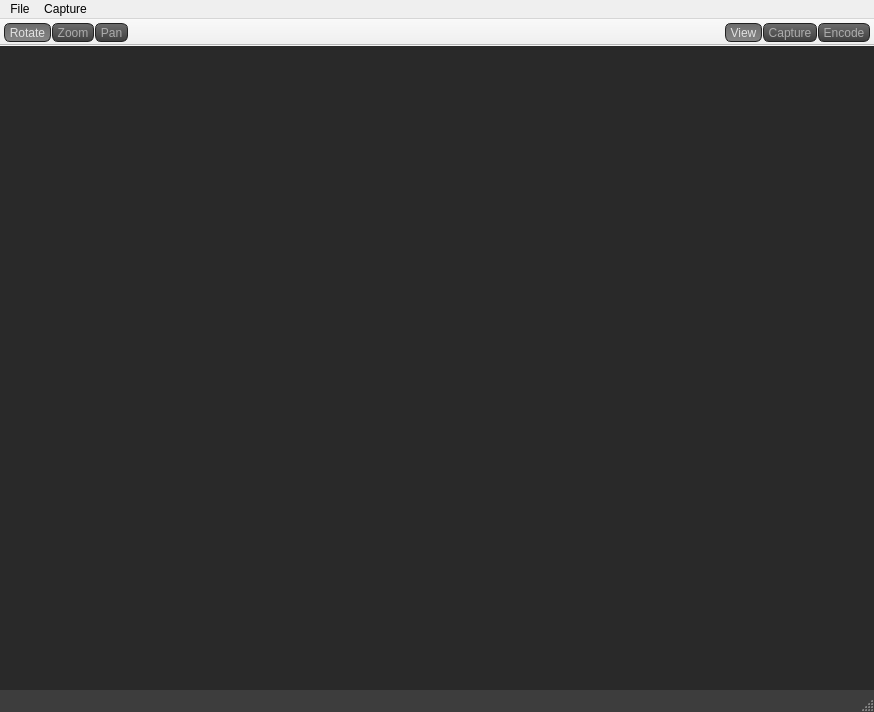
<?xml version="1.0" encoding="UTF-8"?>
<ui version="4.0">
 <class>MainWindow</class>
 <widget class="QMainWindow" name="MainWindow">
  <property name="geometry">
   <rect>
    <x>0</x>
    <y>0</y>
    <width>874</width>
    <height>712</height>
   </rect>
  </property>
  <property name="maximumSize">
   <size>
    <width>10000</width>
    <height>10000</height>
   </size>
  </property>
  <property name="windowTitle">
   <string>MainWindow</string>
  </property>
  <property name="styleSheet">
   <string notr="true">#MainWindow {
	background:rgb(41, 41, 41);
	color:rgb(172,172,172);
}

QStatusBar{
	background:rgb(61, 61, 61);
	color:rgb(172,172,172);
}

QTextEdit, QListView, QLineEdit{
	background:rgb(61, 61, 61);
	color:rgb(172,172,172);
	border-width: 1px;
	border-color: rgb(33, 33, 33);	
	border-style: solid;
	border-radius: 5px;
	padding: 5px;
}

QLabel{
	color:rgb(172,172,172);
}

QPushButton{
	color:rgb(172,172,172);
	background:qlineargradient(spread:pad, x1:1, y1:1, x2:1, y2:0, stop:0 rgba(63, 63, 63, 255), stop:1 rgba(108, 108, 108, 255));
	border-width: 1px;
	border-color: rgb(33, 33, 33);	
	border-style: solid;
	border-radius: 5px;
	padding: 5px;
}

QGroupBox{
	color:rgb(172,172,172);
	border-width: 1px;
	border-color: rgb(60, 60, 60);
}

QAbstractSpinBox{
	color:rgb(172,172,172);
	background:rgb(61, 61, 61);
	border-width: 1px;
	border-color: rgb(33, 33, 33);	
	border-style: solid;
     border-radius: 3px;
	padding: 5px;
}

/* QCombobox Styles*/
QComboBox {
	color:rgb(172,172,172);
    border-style: solid;
	border-width: 1px;
	border-color: rgb(33, 33, 33);	
    border-radius: 5px;
    padding: 1px 18px 1px 3px;
 }

 QComboBox:editable {
	/* Change the background possibly */
 }

 QComboBox:!editable, QComboBox::drop-down:editable {
	background:qlineargradient(spread:pad, x1:1, y1:1, x2:1, y2:0, stop:0 rgba(63, 63, 63, 255), stop:1 rgba(108, 108, 108, 255));
 }

 /* QComboBox gets the &quot;on&quot; state when the popup is open */
 QComboBox:!editable:on, QComboBox::drop-down:editable:on {
	background:qlineargradient(spread:pad, x1:1, y1:1, x2:1, y2:0, stop:0 rgba(63, 63, 63, 255), stop:1 rgba(108, 108, 108, 255));
 }

 QComboBox:on { /* shift the text when the popup opens */
     padding-top: 3px;
     padding-left: 4px;
 }

 QComboBox::drop-down {
     subcontrol-origin: padding;
     subcontrol-position: top right;
     width: 15px;

     border-left-width: 1px;
     border-left-color: darkgray;
     border-left-style: solid; /* just a single line */
     border-top-right-radius: 5px; /* same radius as the QComboBox */
     border-bottom-right-radius: 5px;
 }

 QComboBox::down-arrow:on { /* shift the arrow when popup is open */
     top: 1px;
     left: 1px;
 }

 QComboBox QAbstractItemView {
	color:rgb(172,172,172);
    border-width:1px;
	border-style: solid;
	border-color: rgb(33, 33, 33);	
	background: rgba(48, 48, 48, 255);
    selection-background-color:  rgba(69, 69, 69, 255);
 }


/* QGroupBox styles */
 QGroupBox {
     border-width: 1px;
     border-style: solid;
	border-color: rgb(33, 33, 33);	
     border-radius: 3px;
     margin-top: 1ex; /* leave space at the top for the title */
 }

 QGroupBox::title {
	subcontrol-position: top left;
     subcontrol-origin: margin;
	padding:2 20px;
 }

/* QToolBar styles */
 QToolButton { /* all types of tool button */
	color:rgb(172,172,172);
     border-width: 1px;
     border-style: solid;
	border-color: rgb(33, 33, 33);	
     border-radius: 6px;
	background:qlineargradient(spread:pad, x1:1, y1:1, x2:1, y2:0, stop:0 rgba(63, 63, 63, 255), stop:1 rgba(108, 108, 108, 255));
 }

QToolButton:last
{
     border-left-width: 4px;
     border-left-style: solid; /* just a single line */
     border-top-right-radius: 5px; /* same radius as the QComboBox */
     border-bottom-right-radius: 5px;
}

 QToolButton:on {
	color:rgb(226,226,226);
	background:qlineargradient(spread:pad, x1:1, y1:1, x2:1, y2:0, stop:0 rgba(134, 134, 134, 255), stop:1 rgba(108, 108, 108, 255));
 }

 QToolButton::menu-arrow {
     image: url(downarrow.png);
 }

 QToolButton::menu-arrow:open {
     top: 1px; left: 1px; /* shift it a bit */
 }

/* QCheckBox*/
 QCheckBox {
	color:rgb(172,172,172);
    spacing: 5px;
 }

 QCheckBox::indicator {
     width: 13px;
     height: 13px;
 }

/* QProgressBar */
 QProgressBar {
	color:rgb(172,172,172);
    border-width:1px;
	border-style: solid;
	border-color: rgb(33, 33, 33);	
	background:rgb(41, 41, 41);
	border-radius: 5px;
    text-align: center;
 }

 QProgressBar::chunk {
	background:rgb(61, 61, 61);
     width: 20px;
 }</string>
  </property>
  <widget class="QWidget" name="MainWidget">
   <property name="sizePolicy">
    <sizepolicy hsizetype="Expanding" vsizetype="Expanding">
     <horstretch>0</horstretch>
     <verstretch>0</verstretch>
    </sizepolicy>
   </property>
   <property name="minimumSize">
    <size>
     <width>535</width>
     <height>530</height>
    </size>
   </property>
   <property name="windowTitle">
    <string>Holoprojector</string>
   </property>
   <layout class="QHBoxLayout" name="horizontalLayout_2">
    <item>
     <widget class="QStackedWidget" name="mainView">
      <property name="sizePolicy">
       <sizepolicy hsizetype="Expanding" vsizetype="Expanding">
        <horstretch>0</horstretch>
        <verstretch>0</verstretch>
       </sizepolicy>
      </property>
      <property name="currentIndex">
       <number>0</number>
      </property>
      <widget class="ViewController" name="viewController">
       <property name="sizePolicy">
        <sizepolicy hsizetype="Expanding" vsizetype="Expanding">
         <horstretch>0</horstretch>
         <verstretch>0</verstretch>
        </sizepolicy>
       </property>
      </widget>
      <widget class="EncoderController" name="encodeController">
       <property name="sizePolicy">
        <sizepolicy hsizetype="Expanding" vsizetype="Expanding">
         <horstretch>0</horstretch>
         <verstretch>0</verstretch>
        </sizepolicy>
       </property>
      </widget>
      <widget class="CaptureController" name="captureController">
       <property name="sizePolicy">
        <sizepolicy hsizetype="Expanding" vsizetype="Expanding">
         <horstretch>0</horstretch>
         <verstretch>0</verstretch>
        </sizepolicy>
       </property>
      </widget>
     </widget>
    </item>
    <item>
     <widget class="QListWidget" name="fileList">
      <property name="sizePolicy">
       <sizepolicy hsizetype="Fixed" vsizetype="Expanding">
        <horstretch>0</horstretch>
        <verstretch>0</verstretch>
       </sizepolicy>
      </property>
      <property name="minimumSize">
       <size>
        <width>0</width>
        <height>512</height>
       </size>
      </property>
      <property name="maximumSize">
       <size>
        <width>0</width>
        <height>512</height>
       </size>
      </property>
      <property name="frameShape">
       <enum>QFrame::StyledPanel</enum>
      </property>
      <property name="frameShadow">
       <enum>QFrame::Sunken</enum>
      </property>
      <property name="lineWidth">
       <number>1</number>
      </property>
      <property name="showDropIndicator" stdset="0">
       <bool>false</bool>
      </property>
     </widget>
    </item>
   </layout>
  </widget>
  <widget class="QMenuBar" name="menubar">
   <property name="geometry">
    <rect>
     <x>0</x>
     <y>0</y>
     <width>874</width>
     <height>21</height>
    </rect>
   </property>
   <widget class="QMenu" name="menuFile">
    <property name="title">
     <string>File</string>
    </property>
    <widget class="QMenu" name="menuExport">
     <property name="title">
      <string>Export</string>
     </property>
     <addaction name="actionExportSingleFrame"/>
     <addaction name="actionExportEntireVideo"/>
    </widget>
    <addaction name="actionOpenXYZM"/>
    <addaction name="actionOpen_Holovideo"/>
    <addaction name="actionOpen_Holoimage"/>
    <addaction name="separator"/>
    <addaction name="menuExport"/>
   </widget>
   <widget class="QMenu" name="menuCapture">
    <property name="title">
     <string>Capture</string>
    </property>
    <addaction name="separator"/>
    <addaction name="actionConnectCamera"/>
    <addaction name="actionDisconnectCamera"/>
    <addaction name="separator"/>
    <addaction name="actionCalibrateRefrence"/>
   </widget>
   <addaction name="menuFile"/>
   <addaction name="menuCapture"/>
  </widget>
  <widget class="QToolBar" name="toolBar">
   <property name="windowTitle">
    <string>toolBar</string>
   </property>
   <property name="movable">
    <bool>false</bool>
   </property>
   <property name="allowedAreas">
    <set>Qt::TopToolBarArea</set>
   </property>
   <property name="floatable">
    <bool>false</bool>
   </property>
   <attribute name="toolBarArea">
    <enum>TopToolBarArea</enum>
   </attribute>
   <attribute name="toolBarBreak">
    <bool>false</bool>
   </attribute>
   <addaction name="actionRotate"/>
   <addaction name="actionZoom"/>
   <addaction name="actionPan"/>
  </widget>
  <widget class="QToolBar" name="modeBar">
   <property name="windowTitle">
    <string>toolBar_2</string>
   </property>
   <property name="layoutDirection">
    <enum>Qt::RightToLeft</enum>
   </property>
   <property name="movable">
    <bool>false</bool>
   </property>
   <property name="allowedAreas">
    <set>Qt::LeftToolBarArea</set>
   </property>
   <attribute name="toolBarArea">
    <enum>TopToolBarArea</enum>
   </attribute>
   <attribute name="toolBarBreak">
    <bool>false</bool>
   </attribute>
   <addaction name="modeEncode"/>
   <addaction name="modeCapture"/>
   <addaction name="modeView"/>
  </widget>
  <widget class="QStatusBar" name="infoBar"/>
  <action name="actionOpenXYZM">
   <property name="text">
    <string>Open XYZ</string>
   </property>
  </action>
  <action name="actionOpen_Holovideo">
   <property name="text">
    <string>Open Holovideo</string>
   </property>
  </action>
  <action name="actionRotate">
   <property name="checkable">
    <bool>true</bool>
   </property>
   <property name="checked">
    <bool>true</bool>
   </property>
   <property name="icon">
    <iconset resource="Holoencoder.qrc">
     <normaloff>:/../../resources/images/Orbit Tool</normaloff>:/../../resources/images/Orbit Tool</iconset>
   </property>
   <property name="text">
    <string>Rotate</string>
   </property>
   <property name="toolTip">
    <string>Rotate</string>
   </property>
  </action>
  <action name="actionZoom">
   <property name="checkable">
    <bool>true</bool>
   </property>
   <property name="icon">
    <iconset resource="Holoencoder.qrc">
     <normaloff>:/../../resources/images/Zoom Tool</normaloff>:/../../resources/images/Zoom Tool</iconset>
   </property>
   <property name="text">
    <string>Zoom</string>
   </property>
   <property name="toolTip">
    <string>zoom</string>
   </property>
  </action>
  <action name="actionPan">
   <property name="checkable">
    <bool>true</bool>
   </property>
   <property name="icon">
    <iconset resource="Holoencoder.qrc">
     <normaloff>:/../../resources/images/Pan Tool</normaloff>:/../../resources/images/Pan Tool</iconset>
   </property>
   <property name="text">
    <string>Pan</string>
   </property>
   <property name="toolTip">
    <string>pan</string>
   </property>
  </action>
  <action name="actionOpen_Holoimage">
   <property name="text">
    <string>Open Holoimage</string>
   </property>
  </action>
  <action name="actionExportSingleFrame">
   <property name="text">
    <string>Single Frame</string>
   </property>
  </action>
  <action name="actionExportEntireVideo">
   <property name="text">
    <string>Entire Video</string>
   </property>
  </action>
  <action name="modeView">
   <property name="checkable">
    <bool>true</bool>
   </property>
   <property name="checked">
    <bool>true</bool>
   </property>
   <property name="text">
    <string>View</string>
   </property>
   <property name="toolTip">
    <string>View Geometry</string>
   </property>
  </action>
  <action name="modeEncode">
   <property name="checkable">
    <bool>true</bool>
   </property>
   <property name="text">
    <string>Encode</string>
   </property>
   <property name="toolTip">
    <string>Encode Geometry</string>
   </property>
  </action>
  <action name="modeCapture">
   <property name="checkable">
    <bool>true</bool>
   </property>
   <property name="text">
    <string>Capture</string>
   </property>
   <property name="toolTip">
    <string>Capture Geometry</string>
   </property>
  </action>
  <action name="actionCalibrateRefrence">
   <property name="text">
    <string>Calibrate Reference</string>
   </property>
  </action>
  <action name="actionConnectCamera">
   <property name="text">
    <string>Connect Camera</string>
   </property>
  </action>
  <action name="actionDisconnectCamera">
   <property name="text">
    <string>Disconnect Camera</string>
   </property>
  </action>
 </widget>
 <customwidgets>
  <customwidget>
   <class>ViewController</class>
   <extends>QWidget</extends>
   <header>ViewController.h</header>
   <container>1</container>
  </customwidget>
  <customwidget>
   <class>EncoderController</class>
   <extends>QWidget</extends>
   <header>EncoderController.h</header>
   <container>1</container>
  </customwidget>
  <customwidget>
   <class>CaptureController</class>
   <extends>QWidget</extends>
   <header>CaptureController.h</header>
   <container>1</container>
  </customwidget>
 </customwidgets>
 <resources>
  <include location="Holoencoder.qrc"/>
 </resources>
 <connections/>
</ui>
